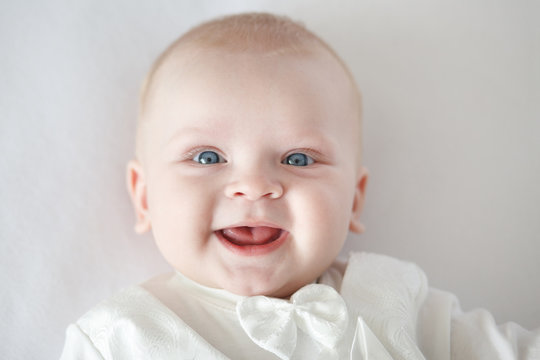
#> input picture PyIP28_FaceDetection/input/Baby.jpg, 540 x 360 px, found by its file name
$ python face_sticker.py
#> lines starting #> are read from the running program, lines starting #| are printed output that depends on the picture
import random
import cv2

image = cv2.imread("input\Baby.jpg")
#> image is the input picture: shape (360, 540, 3); mean B, G, R 192.8, 196.5, 204.9
image_gray = cv2.cvtColor(image, cv2.COLOR_BGR2GRAY)
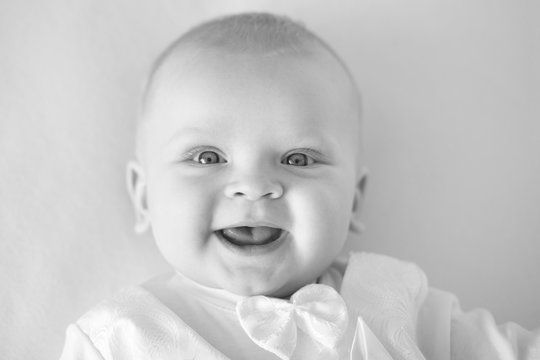
#> image_gray: shape (360, 540); min 25, max 255, mean 198.6

face_detector = cv2.CascadeClassifier(cv2.data.haarcascades + "haarcascade_frontalface_alt.xml")

image_sticker1 = cv2.imread("input\sticker.jpeg")
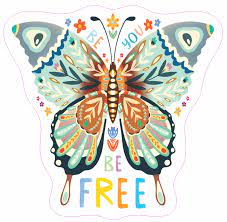
#> input picture PyIP28_FaceDetection/input/sticker.jpeg, 227 x 222 px, found by its file name
#> image_sticker1 is the input picture: shape (222, 227, 3); mean B, G, R 209.1, 218.4, 218.2
#image_sticker2 = cv2.imread("sticker2.png")
#image_sticker3 = cv2.imread("sticker3.png")

#stickers = [image_sticker1, image_sticker2, image_sticker3]

faces = face_detector.detectMultiScale(image_gray, 1.3)
#> faces = [[129, 69, 225, 225]]

for face in faces:
    x, y, w, h = face
    #cv2.rectangle(image, [x, y], [x+w, y+h], [0,0,0], 8)
    sticker = cv2.resize(image_sticker1, [w, h])
    image[y:y+h, x:x+w] = sticker
#> this loop made 1 pass
#> pass 1, `sticker = cv2.resize(image_sticker1, [w, h])`:
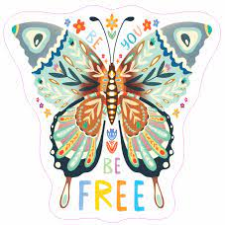
#> sticker: shape (225, 225, 3); mean B, G, R 209, 218.3, 218.2
#> after the loop:
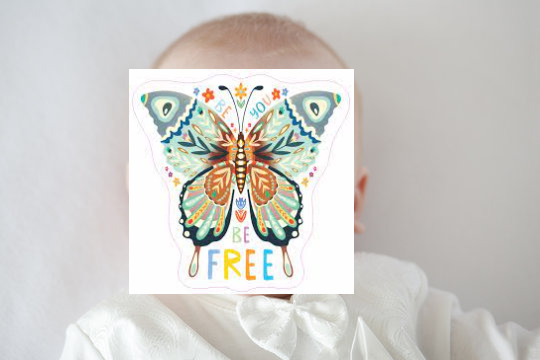
#> image: shape (360, 540, 3); mean B, G, R 200.5, 204.5, 206.4

cv2.imshow("sticker", image)
cv2.imwrite("output\Face_sticker.jpg", image)
cv2.waitKey()
